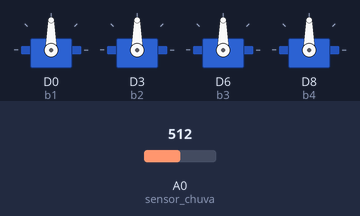
Recording of a sketch running on a simulated ESP8266 (NodeMCU). Shown: 4 × servo. Inputs (shaded band) come from the test bench; at power-on: A0 (sensor_chuva) = 512. What the sketch prints to the serial monitor is not drawn.

Above: at 1.2 s.
1.3 s: A0 (sensor_chuva) set to 592
4.3 s: A0 (sensor_chuva) set to 618
At 5.7 s:
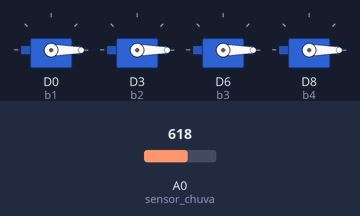
Timing chart, 0 to 7.3 s (numbered marks = the images above; inputs shaded):
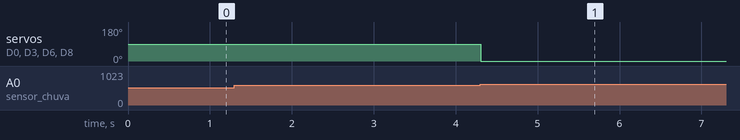

The sketch:

gustavo_elvis_barreira.ino
```cpp
//DEFININDO PINOS DAS BARREIRAS
#include <Servo.h>

Servo b1;
Servo b2;
Servo b3;
Servo b4;

//DEFININDO PINO NIVELDE ÁGUA
#define sensor_chuva A0

int monitorando_chuva;

void setup() {
  // PINOS DOS SERVOS
  b1.attach(D0);
  b2.attach(D3);
  b3.attach(D6);
  b4.attach(D8);

  //PINO DO SENSOR DE CHUVA
  pinMode(sensor_chuva, INPUT);
  Serial.begin(115200);

  //INICIALIZANDO O MICROCONTROLADOR COM OS SERVOS EM POSIÇÃO 0
  b1.write(0);
  b2.write(0);
  b3.write(0);
  b4.write(0);
  Serial.println("servos em posição zero");
}

void loop() {
  monitorando_chuva = analogRead(sensor_chuva);
  Serial.print("Valor do sensor de chuva");
  Serial.print(monitorando_chuva);


  if (monitorando_chuva < 600) {
    b1.write(90);
    b2.write(90);
    b3.write(90);
    b4.write(90);
    Serial.println("Levantando Barreiras");
  } else {
    Serial.println("Barreira desativada");
    b1.write(0);
    b2.write(0);
    b3.write(0);
    b4.write(0);
  }
}
```

Measured:
- the behaviour switches between 599 and 600 on A0 (sensor_chuva) (found by bisection; images 0 and 1)
- after the input at 4.3 s, servo on D0 (b1), servo on D3 (b2), servo on D6 (b3), servo on D8 (b4): 90° → 0° at once
